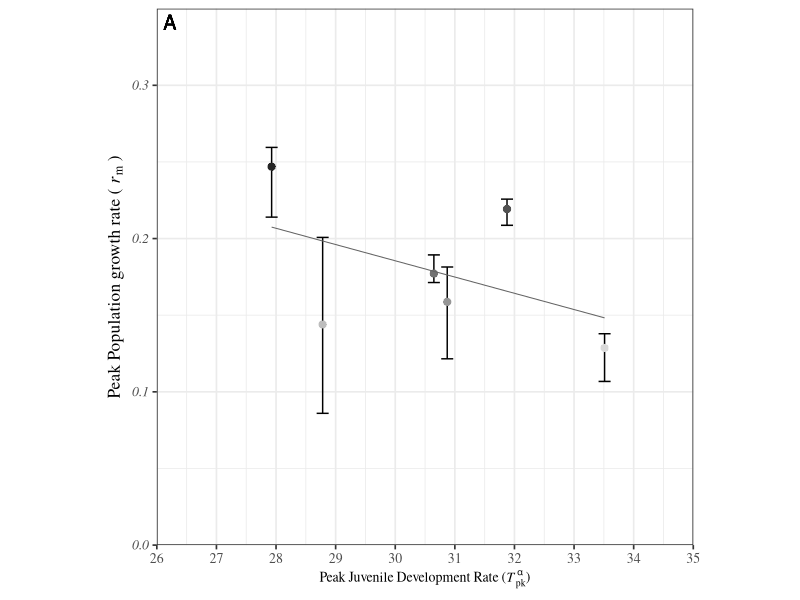
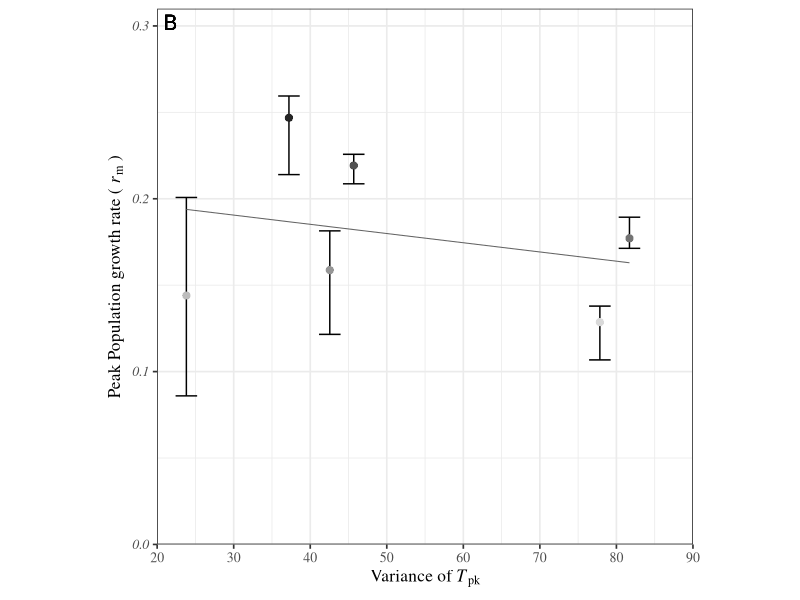

R code for these plots, in order: (Note: this script raises an error after producing the figures.)
########Figures for Supplementary Information ##########


##Packages##
library(ggplot2)
library(tidyverse)
library(ggpubr)


##########1. Varaince + Development rate against fitness #######
rm(list=ls())
#Read data
rmpredictions <- read.csv("rmprediction.csv")

rmPeak <- rmpredictions %>% group_by(species) %>%
  summarise(which(rmpredictions$estimate == max(estimate)))

rmPeakdata <- rmpredictions[rmPeak$`which(rmpredictions$estimate == max(estimate))`, ]
rmPeakdata <- rmPeakdata %>% rename(rmax = estimate)


Species <- rmPeakdata$species

alpha  <- as_tibble(read.csv('alpha_Tpks.csv', header = TRUE)) %>%
  filter(param=="topt") %>%
  filter(species %in% Species)%>%
  select(species,estimate, conf_lower, conf_upper,trait)

bpk  <- as_tibble(read.csv('bpk_Tpks.csv', header = TRUE)) %>%
  filter(param=="topt") %>%
  filter(species %in% Species)%>%
  select(species,estimate, conf_lower, conf_upper,trait)

z  <- as_tibble(read.csv('z_Tpks.csv', header = TRUE)) %>%
  filter(param=="topt") %>%
  filter(species %in% Species)%>%
  select(species,estimate, conf_lower, conf_upper,trait)

zj  <- as_tibble(read.csv('zj_Tpks.csv', header = TRUE)) %>%
  filter(param=="topt") %>%
  filter(species %in% Species)%>%
  select(species,estimate, conf_lower, conf_upper,trait)

AllOpt<- rbind(alpha,bpk,z,zj)
#Calculate variance and Sum

OptVar <- AllOpt %>% group_by(species) %>%
  summarise(variance = var(estimate))
OptSum <- AllOpt %>% group_by(species) %>%
  summarise(sum = sum(estimate))




##changing order of df for plotting
colors <- c("#d9d9d9","#bdbdbd","#969696","#737373","#525252","#252525")
OrderCol <- colors[order(rmPeakdata$rmax)]
SPorder <- rmPeakdata$species[order(rmPeakdata$rmax)]

## 1. Fitness with alpha
AlpPlot <- left_join(rmPeakdata, alpha, by="species")
AlpLM <- lm(AlpPlot$rmax~AlpPlot$estimate)

AlpLMData <- predict(AlpLM, interval = "confidence")
AlpPlot <- cbind(AlpPlot,AlpLMData)

AlpPlot$species <- as.character(AlpPlot$species)
AlpPlot$species <- factor(AlpPlot$species, levels=SPorder)

Alp_rmax <- ggplot(AlpPlot, aes(x=estimate, y=rmax, col=factor(species, levels=SPorder))) +
  geom_errorbar(aes(ymin = rmax_lwr, ymax = rmax_upr),col="#000000") +
  geom_point(size = 2.5,stroke=0.2)+
  theme_bw(base_size = 12.5) +
  # theme(axis.title.y = element_blank())+
  scale_x_continuous(expression(plain(paste("Peak Juvenile Development Rate (", italic(T)[pk]^alpha,")"))),
                     limits =c(26,35),
                     expand = c(0, 0),
                     breaks=seq(26,35, by=1))+
  scale_y_continuous(expression(plain(paste("Peak Population growth rate ("~italic(r)[m]~")"))),
                     limits =c(0,0.35),
                     expand = c(0, 0),
                     breaks=seq(0,1, by=0.1))+
  scale_colour_manual(values = colors,
                      name=expression(bold("species")),
                      labels =SPorder)+
  theme(legend.position = 'none',legend.text = element_text(size = 10),
        axis.text.y = element_text(face = 'italic'),aspect.ratio = 1)+
  theme(text=element_text(family="Times"))+
  geom_text(aes(x = -Inf, y = Inf,hjust = -0.5,vjust=1.4,
                label = "A"),size = 5, colour = "black")+
  theme(legend.title = element_blank())+
  geom_line(aes(estimate,fit),AlpPlot,size=0.35,col="#636363")+
  theme(axis.title.x = element_text(size=10))

Alp_rmax

###### 2. Variance Plot #######
VarPlot <- left_join(rmPeakdata, OptVar, by="species")
VarLM <- lm(VarPlot$rmax~VarPlot$variance)

VarLMData <- predict(VarLM, interval = "confidence")
VarPlot <- cbind(VarPlot,VarLMData)

Var_rmax<- ggplot(VarPlot, aes(x=variance, y=rmax, col=factor(species, levels=SPorder))) +
  geom_errorbar(aes(ymin = rmax_lwr, ymax = rmax_upr),col="#000000") +
  geom_point(size = 2.5, stroke=0.2)+
  theme_bw(base_size = 12.5) +
  # theme(axis.title.y = element_blank())+
  scale_x_continuous(expression(plain(paste("Variance of ", italic(T)[pk]))),
                     limits =c(20,90),
                     expand = c(0, 0),
                     breaks=seq(20,90, by=10))+
  scale_y_continuous(expression(plain(paste("Peak Population growth rate ("~italic(r)[m]~")"))),
                     limits =c(0,0.31),
                     expand = c(0, 0),
                     breaks=seq(0,1, by=0.1))+
  scale_colour_manual(values = colors,
                      name=expression(bold("species")),
                      labels =SPorder)+
  theme(legend.position = 'none',legend.text = element_text(size = 10),
        axis.text.y = element_text(face = 'italic'),aspect.ratio = 1)+
  theme(text=element_text(family="Times"))+
  geom_text(aes(x = -Inf, y = Inf,hjust = -0.5,vjust=1.4,
                label = "B"),size = 5, colour = "black")+
  theme(legend.title = element_blank())+
  geom_line(aes(variance,fit),VarPlot,size=0.35,col="#636363")
Var_rmax

si1 <- ggarrange(Alp_rmax,Var_rmax,nrow=1,ncol=2,
                 common.legend = T, legend="right")

ggsave("../results/SI1.pdf",si1, width = 20, height =10, 
       units = "cm",device = cairo_pdf)



####### 2. Activation Energy historgram ########

rm(list=ls())
graphics.off()

##Read in data ##
alpha  <- as_tibble(read.csv('alpha_Tpks_AllParams.csv', header = TRUE))
zj     <- as_tibble(read.csv('zj_Tpks_AllParams.csv', header = TRUE))
z      <- as_tibble(read.csv('z_Tpks_AllParams.csv', header = TRUE))
bpk    <- as_tibble(read.csv('bpk_Tpks_AllParams.csv', header = TRUE))

toptz  <- rbind(alpha,zj,z,bpk)

### activation energy###
topte <- filter(toptz, param =="e" )
write.csv(topte, file="../data/e_Estimate.csv")

topte <- mutate(topte, trait = case_when(trait =="adult mortality rate" ~ "Adult Mortality Rate",
                                         trait == "fecundity" ~ "Peak Fecundity",
                                         trait == "juvenile development rate" ~ "Development Rate",
                                         trait == "juvenile mortality rate" ~ "Juvenile Mortality Rate"))


eplot <- ggplot(topte, aes(x=estimate))+
  theme_bw()+
  labs(x="Activation Energy (E)", y="Density")+
  geom_histogram(position="identity", binwidth=1)+
  geom_density()+
  facet_grid(.~trait)
# eplot

ggsave("../results/eHist.pdf",eplot, width = 20, height = 10, units = "cm")




#########3. Rearing Temperature ##########
##Write Rear DF
RearDF <- data.frame(matrix(ncol=4,nrow=0))

#Entering rearing temperatures manually
RearDF<- rbind(RearDF, c("Anopheles gambiae s.s.", 26,25,27))
RearDF<- rbind(RearDF, c("Telenomus isis", 25,24,26))
RearDF<- rbind(RearDF, c("Triticum aestivum L.", 30,NA,NA))
RearDF<- rbind(RearDF, c("Aedes aegypti", 25,NA,NA))
RearDF<- rbind(RearDF, c("Aedes albopictus", 27.5,26.5,28.5))
RearDF<- rbind(RearDF, c("Anthonomus grandis", 27,26,28))
RearDF<- rbind(RearDF, c("Aphis gossypii", 26,24,28))
RearDF<- rbind(RearDF, c("Bactrocera  correcta", 27.5,25,30))
RearDF<- rbind(RearDF, c("Corythucha ciliata", 26,25.5,26.5))
RearDF<- rbind(RearDF, c("Culex annulirostris", 27,26,28))
RearDF<- rbind(RearDF, c("Pseudaletia sequax", 21,20,22))
RearDF<- rbind(RearDF, c("Lepinotus reticulatus", 30,NA,NA))
RearDF<- rbind(RearDF, c("Macrocentrus iridescens", 25,NA,NA))
RearDF<- rbind(RearDF, c("Moina macrocopa", 25,NA,NA))
RearDF<- rbind(RearDF, c("Planococcus citri", 24,22,26))
RearDF<- rbind(RearDF, c("Sitona discoideus", 24,22,26))
RearDF<- rbind(RearDF, c("Stethorus punctillum", 24,NA,NA))
RearDF<- rbind(RearDF, c("Telenomus chrysopae", 24,23,25))
RearDF<- rbind(RearDF, c("Telenomus lobatus", 24,23,25))
RearDF<- rbind(RearDF, c("Tetraneura nigriabdominalis ", 25,NA,NA))
RearDF<- rbind(RearDF, c("Theocolax elegans",25,NA,NA))
RearDF<- rbind(RearDF, c("Helicoverpa armigera",25,NA,NA))
RearDF<- rbind(RearDF, c("Anopheles gambiae",26,25,27))
RearDF<- rbind(RearDF, c("Aphis nasturtii", 24, 23, 25))
RearDF<- rbind(RearDF, c("Muscidifurax zaraptor", 25, NA, NA))
RearDF<- rbind(RearDF, c("Paracoccus marginatus", 25, 24, 26))
RearDF<- rbind(RearDF, c("Rhopalosiphum maidis ", 25, NA, NA))
RearDF<- rbind(RearDF, c("Tetranychus mcdanieli", 24, NA, NA))
RearDF<- rbind(RearDF, c("Trichogramma bruni", 16.6,10.1,23))

names(RearDF) <- c("species","RearTemp","RearTemp_upper", "RearTemp_lower")

write.csv(RearDF, "RearTemp.csv")


##### plots? ####
alpha  <- as_tibble(read.csv('alpha_Tpks.csv', header = TRUE))
zj     <- as_tibble(read.csv('zj_Tpks.csv', header = TRUE))
z      <- as_tibble(read.csv('z_Tpks.csv', header = TRUE))
bpk    <- as_tibble(read.csv('bpk_Tpks.csv', header = TRUE))

toptz  <- rbind(alpha,zj,z,bpk)


toptz <-toptz %>% filter(param=="topt") %>%
  left_join(RearDF) %>%
  mutate(RearTemp = as.numeric(RearTemp))

#Traits Plots
##Alpha
alp <- subset(toptz, toptz$trait=="juvenile development rate")
alp <- drop_na(alp, "RearTemp")
alpLM <- lm(alp$estimate~ alp$RearTemp)

alpLMData <- predict(alpLM, interval = "confidence")
alp <- cbind(alp,alpLMData)


Rear_alp <- ggplot(alp, aes(x=RearTemp, y=estimate)) +
  geom_errorbar(aes(ymin =conf_lower , ymax = conf_upper),width = 0.2,col="#000000") +
  geom_point(size = 2.5,stroke=0.2)+
  theme_bw(base_size = 12.5) +
  # theme(axis.title.y = element_blank())+
  scale_x_continuous(expression(plain(paste("Rearing Temperature (C",degree,")"))),
                     limits =c(23,28),
                     expand = c(0, 0),
                     breaks=seq(0,50, by=1)
  )+
  scale_y_continuous(expression(plain(paste(italic(T)[pk], " of Juvenile Development Rate (", alpha,")"))),
                     limits =c(23,38),
                     expand = c(0, 0),
                     breaks=seq(0,50, by=2)
  )+
  theme(legend.position = 'none',legend.text = element_text(size = 10),
        axis.text.y = element_text(face = 'italic'))+
  theme(text=element_text(family="Times"))+
  geom_text(aes(x = 23.5, y = 37,label = "A"), 
            parse = TRUE, size = 6, colour = "black") +
  geom_line(aes(RearTemp,fit),alp,size=0.5,col="#636363")
# geom_abline(intercept = 0, slope=1, linetype="dashed")

# Rear_alp


##Fecundity###
Bopt <- subset(toptz, toptz$trait=="fecundity")
Bopt <- drop_na(Bopt, "RearTemp")
BoptLM <- lm(Bopt$estimate~ Bopt$RearTemp)

BoptLMData <- predict(BoptLM, interval = "confidence")
Bopt <- cbind(Bopt,BoptLMData)


Rear_Bopt <- ggplot(Bopt, aes(x=RearTemp, y=estimate)) +
  geom_errorbar(aes(ymin =conf_lower , ymax = conf_upper),width = 0.2,col="#000000") +
  geom_point(size = 2.5,stroke=0.2)+
  theme_bw(base_size = 12.5) +
  # theme(axis.title.y = element_blank())+
  scale_x_continuous(expression(plain(paste("Rearing Temperature (C",degree,")"))),
                     limits =c(23,28),
                     expand = c(0, 0),
                     breaks=seq(0,50, by=1)
  )+
  scale_y_continuous(expression(plain(paste(italic(T)[pk], " of Fecundity (", B[pk],")"))),
                     limits =c(20,32),
                     expand = c(0, 0),
                     breaks=seq(0,50, by=2)
  )+
  theme(legend.position = 'none',legend.text = element_text(size = 10),
        axis.text.y = element_text(face = 'italic'))+
  theme(text=element_text(family="Times"))+
  geom_text(aes(x = 23.5, y = 31.25,label = "B"),
            parse = TRUE, size = 6, colour = "black") +
  geom_line(aes(RearTemp,fit),Bopt,size=0.5,col="#636363")

# Rear_Bopt

##Adult Mortality Rate ###
Z <- subset(toptz, toptz$trait=="adult mortality rate")
Z <- drop_na(Z, "RearTemp")
ZLM <- lm(Z$estimate~ Z$RearTemp)

ZLMData <- predict(ZLM, interval = "confidence")
Z <- cbind(Z,ZLMData)


Rear_Z <- ggplot(Z, aes(x=RearTemp, y=estimate)) +
  geom_errorbar(aes(ymin =conf_lower , ymax = conf_upper),width = 0.2,col="#000000") +
  geom_point(size = 2.5,stroke=0.2)+
  theme_bw(base_size = 12.5) +
  # theme(axis.title.y = element_blank())+
  scale_x_continuous(expression(plain(paste("Rearing Temperature (C",degree,")"))),
                     limits =c(23,28),
                     expand = c(0, 0),
                     breaks=seq(0,50, by=1)
  )+
  scale_y_continuous(expression(plain(paste(italic(T)[pk], " of Adult Mortality Rate (",Z,")"))),
                     limits =c(13,32),
                     expand = c(0, 0),
                     breaks=seq(0,50, by=2)
  )+
  theme(legend.position = 'none',legend.text = element_text(size = 10),
        axis.text.y = element_text(face = 'italic'))+
  theme(text=element_text(family="Times"))+
  geom_text(aes(x = 23.5, y = 30.75,label = "C"),
            parse = TRUE, size = 6, colour = "black") +
  geom_line(aes(RearTemp,fit),Z,size=0.5,col="#636363")

# Rear_Z


##Juvi Mortality##
Zj <- subset(toptz, toptz$trait=="juvenile mortality rate")
Zj <- subset(toptz, toptz$trait=="fecundity")
Zj <- drop_na(Zj, "RearTemp")
ZjLM <- lm(Zj$estimate~ Zj$RearTemp)

ZjLMData <- predict(ZjLM, interval = "confidence")
Zj <- cbind(Zj,ZjLMData)


Rear_Zj <- ggplot(Zj, aes(x=RearTemp, y=estimate)) +
  geom_errorbar(aes(ymin =conf_lower , ymax = conf_upper),width = 0.2,col="#000000") +
  geom_point(size = 2.5,stroke=0.2)+
  theme_bw(base_size = 12.5) +
  # theme(axis.title.y = element_blank())+
  scale_x_continuous(expression(plain(paste("Rearing Temperature (C",degree,")"))),
                     limits =c(23,28),
                     expand = c(0, 0),
                     breaks=seq(0,50, by=1)
  )+
  scale_y_continuous(expression(plain(paste(italic(T)[pk], " of Juvenile Mortality Rate (", Z[j],")"))),
                     limits =c(20,32),
                     expand = c(0, 0),
                     breaks=seq(0,50, by=2)
  )+
  theme(legend.position = 'none',legend.text = element_text(size = 10),
        axis.text.y = element_text(face = 'italic'))+
  theme(text=element_text(family="Times"))+
  geom_text(aes(x = 23.5, y = 31.25,label = "D"),
            parse = TRUE, size = 6, colour = "black") +
  geom_line(aes(RearTemp,fit),Zj,size=0.5,col="#636363")

# Rear_Zj


fig6 <- ggarrange(Rear_alp,Rear_Bopt,Rear_Z, Rear_Zj,nrow=2,ncol=2)
# fig6

ggsave("../results/RearTemp.pdf",fig6, width = 20, height =20, 
       units = "cm",device = cairo_pdf)

